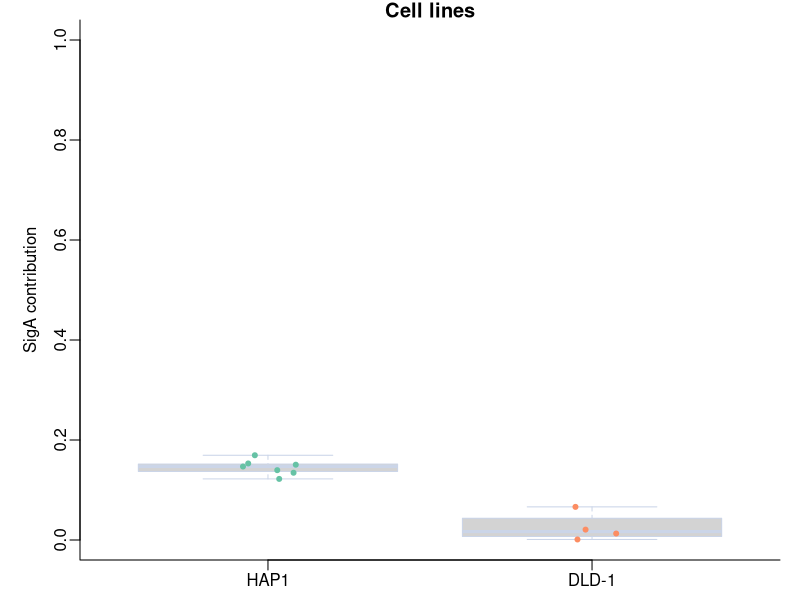

Source code (R):
dev.new()
pdf("sigA_fraction.pdf",4,4)
par(mar=c(2,4,1,1),mgp=c(2,.5,0),bty="l")

#=============================
#       signature barplot
#=============================
mydata<-read.table("data/sigfit_fitting.txt",header = T,row.names = 1)
mydata$type<-c(rep("DLD-1",4),rep("HAP1",7))
cl<-c("#66c2a5","#fc8d62","#8da0cb")
ylim<-c(0,1)
mydata$type<-factor(mydata$type,c("HAP1","DLD-1"))
boxplot(SigA~type,data=mydata,main="Cell lines",ylab="SigA contribution",border="#cbd5e8",notch=F,ylim=ylim)
stripchart(SigA~type,data=mydata, method = "jitter",pch = 20, add = TRUE, col =cl , cex = 1,vertical=T)
dev.off()